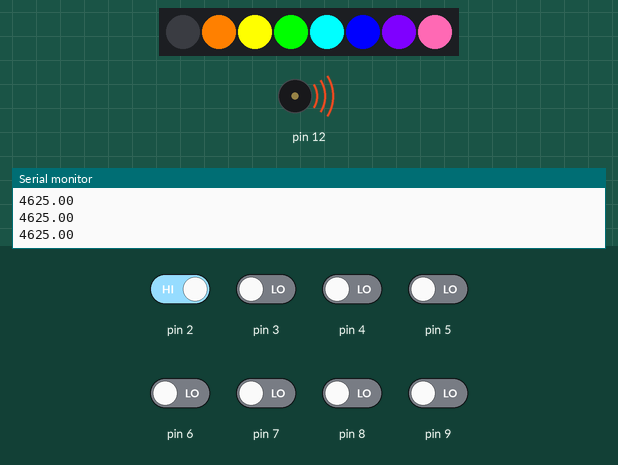
The sketch below on a simulated Arduino Uno, built with avr-gcc and run on an emulated ATmega328P. On the bench: 8 RGB LEDs in strip order, left to right, buzzer (waves = sounding), the last lines printed to the serial monitor. Inputs (shaded band) come from the test bench; at power-on: pin 2 HIGH, pin 3–9 LOW.

Above: at 1.2 s.
1.3 s: pin 2 driven LOW
At 2.5 s:
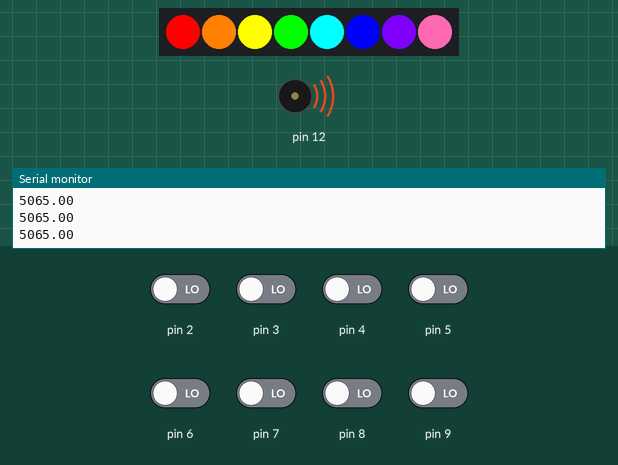
2.8 s: pin 3 driven HIGH
At 3.7 s:
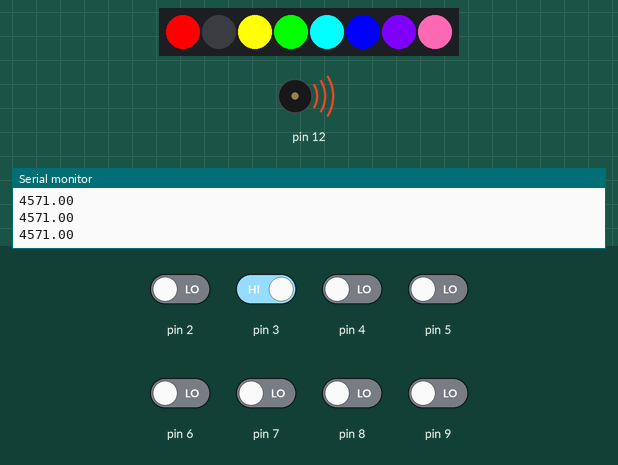
4.3 s: pin 4 driven HIGH
At 4.7 s:
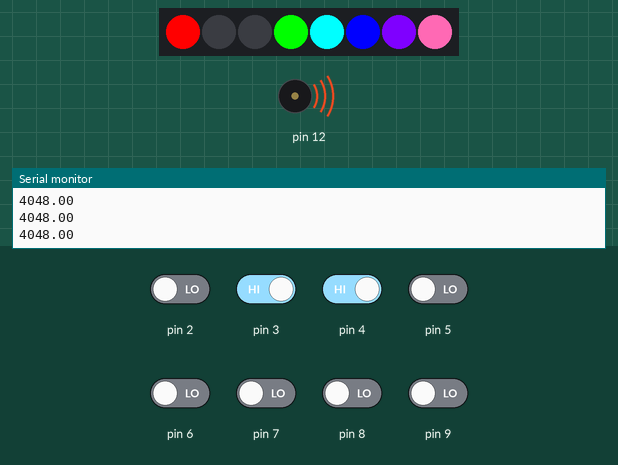
5.8 s: pin 5 driven HIGH
At 6.9 s:
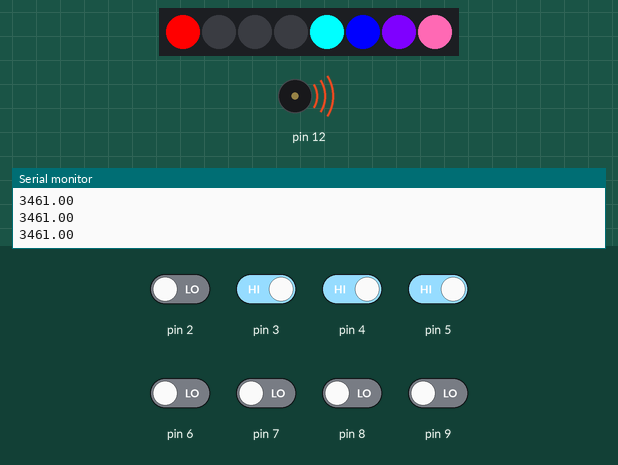
7.3 s: pin 6 driven HIGH
At 7.9 s:
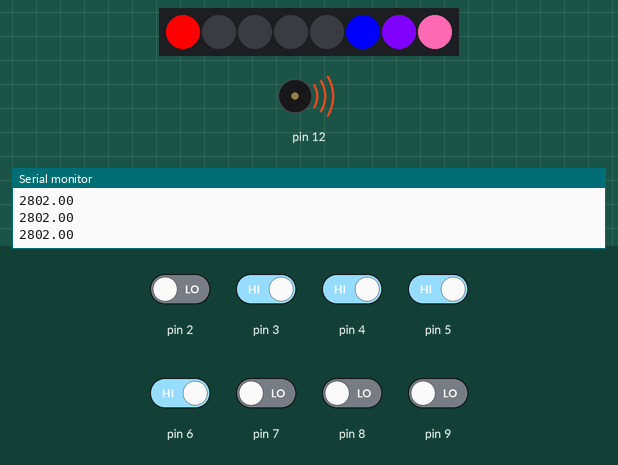
8.8 s: pin 9 driven HIGH
At 10.0 s:
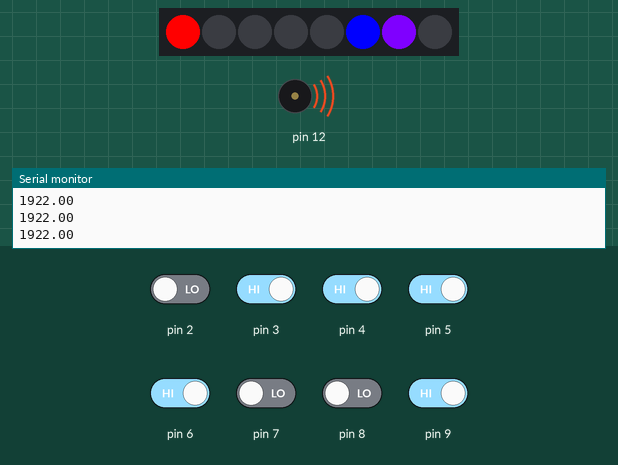
Timing chart, 0 to 11.3 s (numbered marks = the images above; inputs shaded):
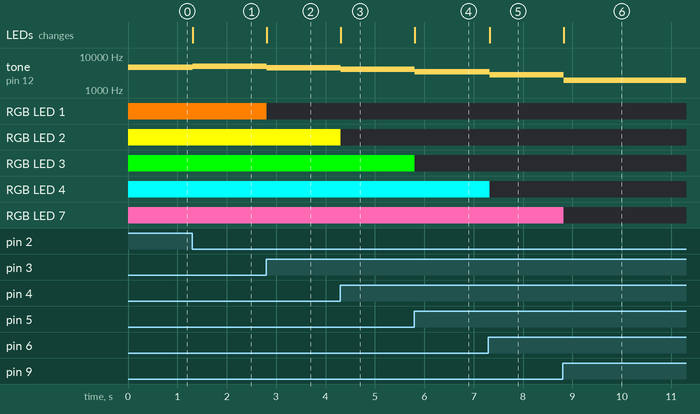

The sketch:

Fruit_Piano.ino
```cpp
#include <Adafruit_NeoPixel.h>

#define PIN        10 // On Trinket or Gemma, suggest changing this to 1

// How many NeoPixels are attached to the Arduino?
#define NUMPIXELS 8 // Popular NeoPixel ring size


float notes[] = {440,494,523,587,659,698,784,880};

float past_note = 0;

int r_arr[] = {255,255,255,0,0,0,127,255};
int g_arr[] = {0,128,255,255,255,0,0,105};
int b_arr[] = {0,0,0,0,255,255,255,180};

Adafruit_NeoPixel pixels(NUMPIXELS, PIN, NEO_GRB + NEO_KHZ800);

void setup() {
  // put your setup code here, to run once:
  pixels.begin(); // INITIALIZE NeoPixel strip object (REQUIRED)
  pinMode(2, INPUT);
  pinMode(3, INPUT);
  pinMode(4, INPUT);
  pinMode(5, INPUT);
  pinMode(6, INPUT);
  pinMode(7, INPUT);
  pinMode(8, INPUT);
  pinMode(9, INPUT);
  Serial.begin(9600);
}

void loop() {
  // put your main code here, to run repeatedly:
  float note_ = 20000;
  pixels.clear();

  for(int i = 2; i < 10; i++)
  {
    if(digitalRead(i) == 0)
    {
      note_= note_ + notes[i-2];
      pixels.setPixelColor(i-2, pixels.Color(r_arr[i-2], g_arr[i-2], b_arr[i-2]));
    }
    else
    {
      pixels.setPixelColor(i-2, pixels.Color(0, 0, 0));
    }

  }
  Serial.println(note_ - 20000);
  if(past_note != note_)
  {
    tone(12, int(note_ - 20000));
  }
  past_note = note_;
  pixels.show();
  delay(30);
}
```

Measured:
- after the input at 1.3 s, tone on pin 12: 4625 Hz → 5065 Hz at once; the LEDs: change at once (image 1)
- after the input at 2.8 s, tone on pin 12: 5065 Hz → 4571 Hz at once; RGB LED 1: RGB(255, 128, 0) → off at once; the LEDs: change at once (image 2)
- after the input at 4.3 s, tone on pin 12: 4571 Hz → 4048 Hz at once; RGB LED 2: RGB(255, 255, 0) → off at once; the LEDs: change at once (image 3)
- after the input at 5.8 s, tone on pin 12: 4048 Hz → 3461 Hz at once; RGB LED 3: RGB(0, 255, 0) → off at once; the LEDs: change at once (image 4)
- after the input at 7.3 s, tone on pin 12: 3461 Hz → 2802 Hz at once; RGB LED 4: RGB(0, 255, 255) → off at once; the LEDs: change at once (image 5)
- after the input at 8.8 s, tone on pin 12: 2802 Hz → 1922 Hz at once; RGB LED 7: RGB(255, 105, 180) → off at once; the LEDs: change at once (image 6)
